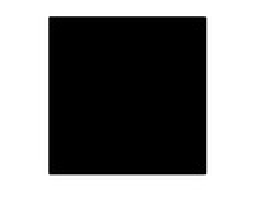
%> input picture Ödev IV/blox3response.jpg, 128 x 109 px, shrunk from 486 x 413 before the run (shown 2 times larger)
$ octave --eval "result = harrisDetect(imread('blox3response.jpg'));"   (GNU Octave 9; MATLAB toolbox functions it lacks are replaced by stand-ins)
%> lines starting %> are read from the running program, lines starting %| are printed output that depends on the picture; in (x1, y1, x2, y2) boxes, pixels count from 0 and x2, y2 are one past the last pixel; in counts of white or black regions, pixels touching at a corner belong together; the program's own positions count from 1
### Ödev IV/ApplyFilter1.m
function [ imOut ] = ApplyFilter1( im, filter, dim, mode )
%> called with filter = [-1 0 1], dim = 3, mode = 0

intPart = fix(dim/2);

im = padarray(im,[intPart intPart]);

[x, y] = size(im);
%> x = 111; y = 130

imOut = zeros(x,y);

if mode == 0 % Ix 'i resme uyguluyoruz
    for i = intPart+1:(x-intPart)
        for j = intPart+1:(y-intPart)
            temp = 0;

            for m = -1*intPart:intPart
                temp = temp + (filter(1, m+intPart+1) * im(i, j+m));
            end

            temp = temp/dim*dim;
            imOut(i,j) = temp;
        end
    end

else % Iy 'i uyguluyoruz
    for i = intPart+1:(x-intPart)
        for j = intPart+1:(y-intPart)
            temp = 0;

            for m = -1*intPart:intPart
                temp = temp + (filter(m+intPart+1, 1) * im(i+m, j));
            end

            temp = temp/dim*dim;
            imOut(i,j) = temp;
        end
    end
end
imOut = imOut(intPart+1:(x-intPart), intPart+1:(y-intPart));
%> imOut: size 109x128 double
end

### Ödev IV/ApplyFilter2.m
function [ imOut ] = ApplyFilter2( im, dim, IxMatrix, IyMatrix, k )
%> called with dim = 3, k = 0.04

intPart = fix(dim/2);

im = padarray(im,[intPart intPart]);
IxMatrix = padarray(IxMatrix,[intPart intPart]);
IyMatrix = padarray(IyMatrix,[intPart intPart]);

[x, y] = size(im);

imOut = zeros(x,y);

for i = intPart+1:(x-intPart)
    for j = intPart+1:(y-intPart)
        M = zeros(2,2);

        % Window function ile M matrisini çarpýyoruz
        for n = -1*intPart:intPart
            for m = -1*intPart:intPart
                Ix = IxMatrix(i+n, j+m);
                Iy = IyMatrix(i+n, j+m);
                M = M + (im(i+n, j+m) * [Ix*Ix Ix*Iy; Ix*Iy Iy*Iy]);
            end
        end
        M = M./dim*dim;
        trace = M(1,1)+M(2,2);
        % Mc deðerini hesaplýyoruz
        imOut(i,j) = det(M)-k*trace*trace;
    end
end
%> imOut: size 111x130 double

imOut = imOut(intPart+1:(x-intPart), intPart+1:(y-intPart));
%> imOut: size 109x128 double

%Bulduðumuz deðerleri 0-255 arasýna scale ediyoruz
imOut = (255 * mat2gray(imOut));

% Matrisin ortalamasýný hesaplýyoruz. Bu deðerin %50 fazlasýný treshold
% olarak kabul edip resme uyguluyoruz.
avg = mean2(imOut);
%> avg = 12.12
avg = avg + avg/2;
%> avg = 18.18

for m = 1:x-2*intPart
    for n = 1:y-2*intPart
        if imOut(m,n) > avg
            imOut (m,n) = 255;
        else
            imOut (m,n) = 0;
        end
    end
end
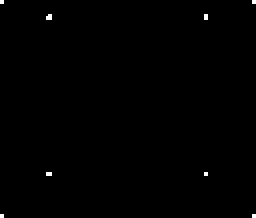
%> imOut: size 109x128 double (shown 2 times larger); 0.29% white in thin lines or dots

% Son olarak da non-maximum surpression iþlemini yapýyoruz.
%imOut = imOut >= imdilate(imOut, [1 1 1; 1 0 1; 1 1 1]);

end

### Ödev IV/harrisDetect.m
function [ out3, outMultiple ] = harrisDetect( image )

if size(image,3)==3
    image = rgb2gray(image);
end

IxFilter3 = [-1 0 1];
IyFilter3 = [-1; 0; 1];

IxMatrix3 = ApplyFilter1(double(image), IxFilter3, 3, 0);
IyMatrix3 = ApplyFilter1(double(image), IyFilter3, 3, 1);

out3 = ApplyFilter2(double(image), 3, IxMatrix3, IyMatrix3, 0.04);

IxFilter5 = [-1 -2 0 2 1];
IyFilter5 = [-1; -2; 0; 2; 1];

IxMatrix5 = ApplyFilter1(double(image), IxFilter5, 5, 0);
%> call 3 of ApplyFilter1, with filter = [-1 -2 0 2 1], dim = 5, mode = 0
%> in ApplyFilter1 (call 3), `im = padarray(im,[intPart intPart]);`:
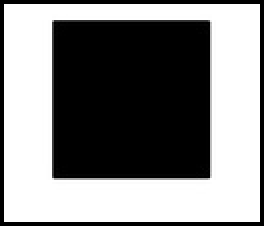
%> im: size 113x132 double (shown 2 times larger); min 0, max 255, mean 131.6
IyMatrix5 = ApplyFilter1(double(image), IyFilter5, 5, 1);
%> call 4 of ApplyFilter1, with filter = [-1; -2; 0; 2; 1], dim = 5, mode = 1
%> in ApplyFilter1 (call 4), `imOut = imOut(intPart+1:(x-intPart), intPart+1:(y-intPart));`:
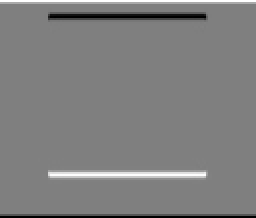
%> imOut: size 109x128 double (shown 2 times larger); min -765, max 765, mean 0; mean of the top-left, top-right, bottom-left and bottom-right quarters -4.6, -4.3, 4.5, 4.2; drawn with min black and max white

out5 = ApplyFilter2(double(image), 5, IxMatrix5, IyMatrix5, 0.04);
%> after the loop in ApplyFilter2 (call 2), `for m = 1:x-2*intPart`: imOut: size 109x128 double; 0.95% white; 8 white regions (5 under 20 px), largest, box (x1, y1, x2, y2) and area: (22, 6, 27, 11) 24, (101, 6, 105, 11) 20, (22, 85, 27, 89) 20

IxFilter7 = [-1 -2 -3 0 3 2 1];
IyFilter7 = [-1; -2; -3; 0; 3; 2; 1];

IxMatrix7 = ApplyFilter1(double(image), IxFilter7, 7, 0);
%> call 5 of ApplyFilter1, with filter = [-1 -2 -3 0 3 2 1], dim = 7, mode = 0
%> in ApplyFilter1 (call 5), `im = padarray(im,[intPart intPart]);`:
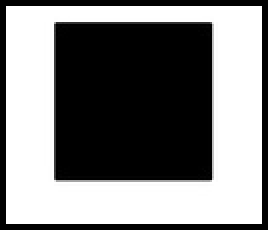
%> im: size 115x134 double (shown 2 times larger); min 0, max 255, mean 127.4
%> after the loop in ApplyFilter1 (call 5), `for i = intPart+1:(x-intPart)`:
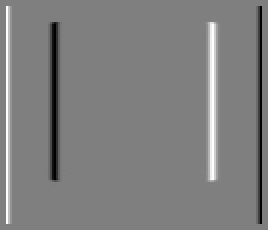
%> imOut: size 115x134 double (shown 2 times larger); min -1530, max 1530, mean 0; drawn with min black and max white
IyMatrix7 = ApplyFilter1(double(image), IyFilter7, 7, 1);
%> call 6 of ApplyFilter1, with filter = [-1; -2; -3; 0; 3; 2; 1], dim = 7, mode = 1
%> after the loop in ApplyFilter1 (call 6), `for i = intPart+1:(x-intPart)`:
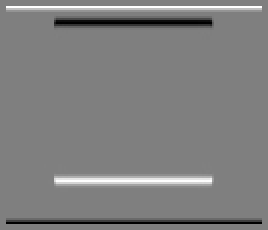
%> imOut: size 115x134 double (shown 2 times larger); min -1530, max 1530, mean 0; mean of the top-left, top-right, bottom-left and bottom-right quarters -10.4, -9.7, 10.2, 9.5; drawn with min black and max white
%> in ApplyFilter1 (call 6), `imOut = imOut(intPart+1:(x-intPart), intPart+1:(y-intPart));`:
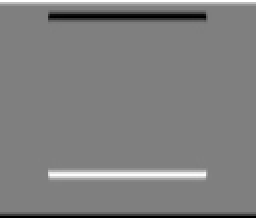
%> imOut: size 109x128 double (shown 2 times larger); min -1530, max 1530, mean 0; mean of the top-left, top-right, bottom-left and bottom-right quarters -11.5, -10.7, 11.2, 10.5; drawn with min black and max white

out7 = ApplyFilter2(double(image), 7, IxMatrix7, IyMatrix7, 0.04);

[x, y] = size(out3);

outMultiple = zeros(x, y);

for i = 1:x
    for j = 1:y
        % 3 filtreden birinde kenar olarak bulduysak yeni matriste de kenar
        % olarak iþaretliyoruz
        if (out3(i,j) > 0) || (out5(i,j) > 0) || (out7(i,j) > 0)
            outMultiple(i,j) = 255;
        end
    end
end

end
%> (the run ends here)
